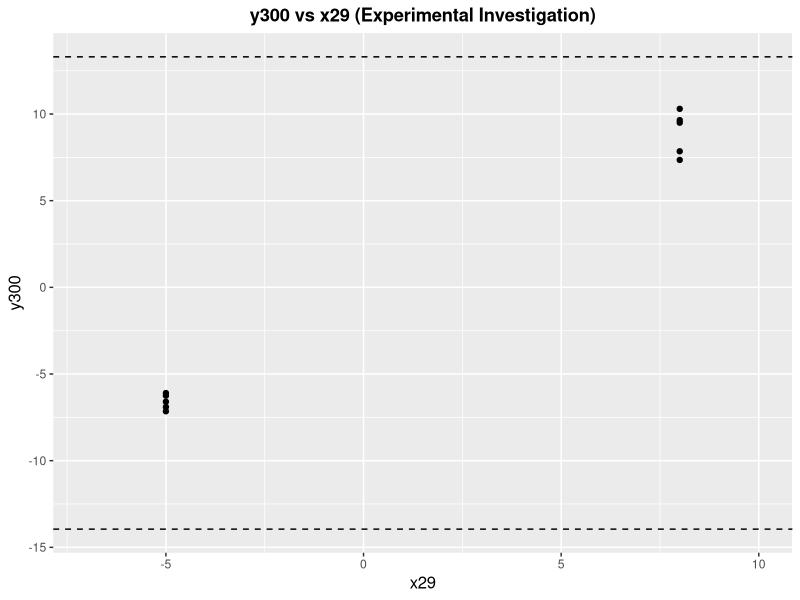
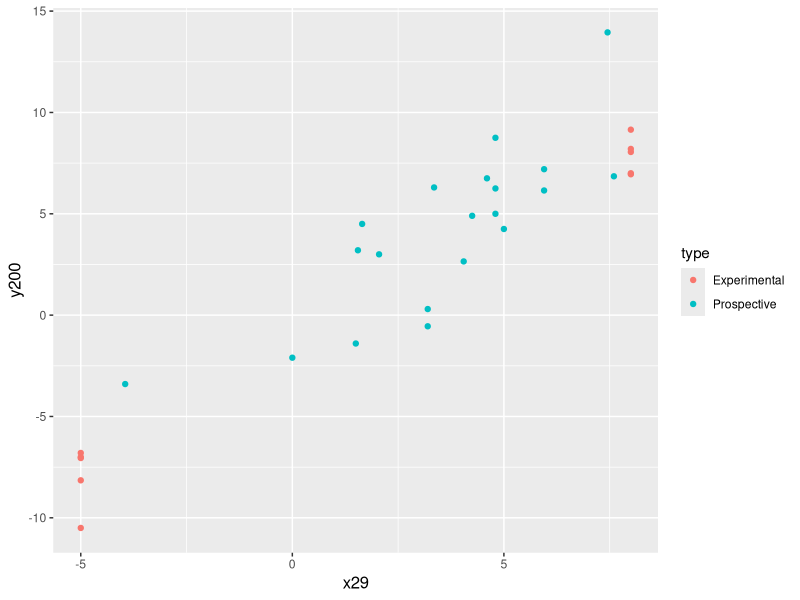
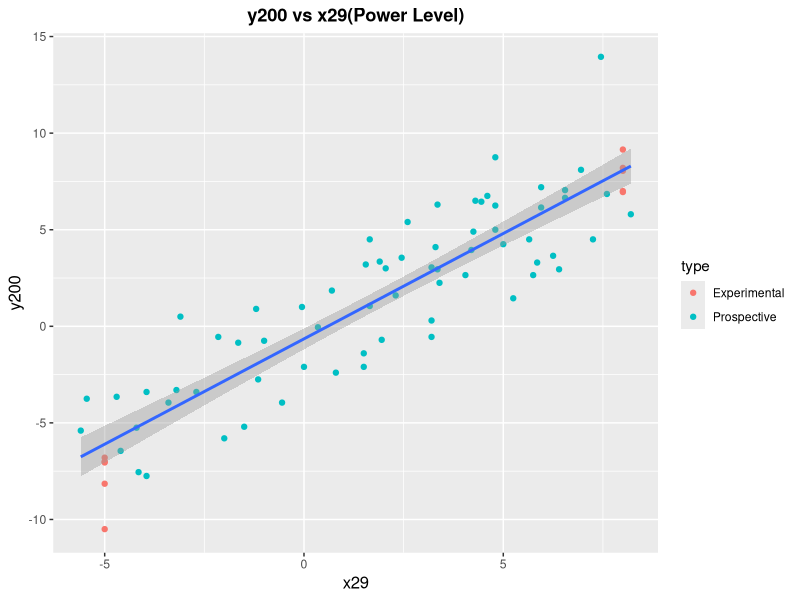

Write R code to recreate these figures, in order.
library(ggplot2)

# The second longer observation of just the x29 input
investigation.df <- read.delim("x29_prospective2.csv")

# The experimental data
verification.df <- read.delim("x29_verification.csv")

# The data from the individual causes investigation
individual.df <- read.delim("individual_causes.csv")

individual.x29.df <- subset(individual.df, select = c("y200", "x29"))
individual.x29.df$type <- c(rep("Prospective", nrow(individual.df)))

plots.base <- ggplot() + 
  theme(plot.title=element_text(hjust=0.5, face="bold"), 
        axis.title=element_text(size=12)) 

# plot of data from experimental investigation
plots.base + geom_point(aes(x=x29, y=y300), verification.df) + 
  ggtitle('y300 vs x29 (Experimental Investigation)') +
  xlim(-7, 10) + 
  geom_hline(aes(yintercept=13.3), linetype='dashed') +
  geom_hline(aes(yintercept=-13.95), linetype='dashed')

both.df <- rbind(investigation.df[c("y200", "x29")], verification.df[c("y200", "x29")])
both.df$type <- c(rep("Prospective", nrow(investigation.df)), 
                  rep("Experimental", nrow(verification.df)))

plots.base + geom_point(aes(x=x29, y=y200, color=type), both.df)

# df of all data with x29 and y200
all.df <- rbind(both.df,individual.x29.df)
plots.base + geom_point(aes(x=x29, y=y200, color=type), all.df) +
  geom_smooth(aes(x=x29, y=y200), method='lm', formula= y~x, all.df) + 
  ggtitle('y200 vs x29(Power Level)')

# anova x29 ~ y300
model <- lm(y300 ~ x29, verification.df)
summary(aov(model))


